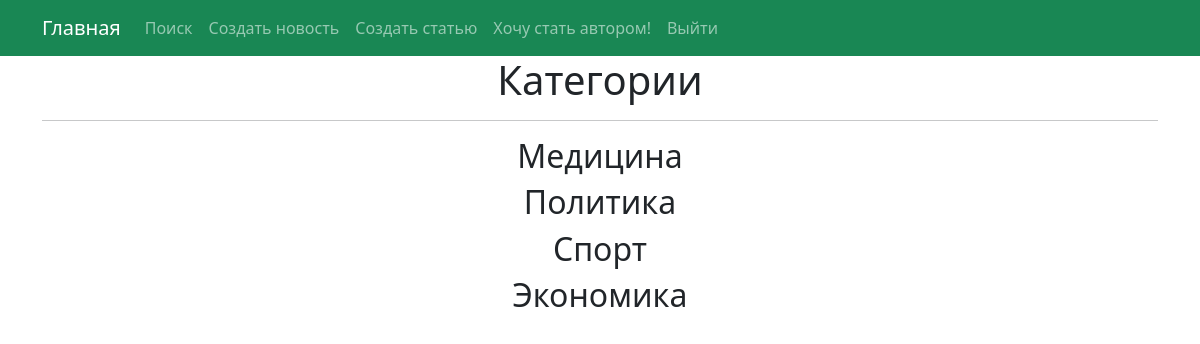
The app's page /posts/categories/ with its own data.
### NewsPortal/models.py (models this page shows, shortened)
class Category(models.Model):
    name = models.CharField(max_length = 255)
    subscribers = models.ManyToManyField(User)

### NewsPortal/views.py (the view)
# urls.py: path('categories/', CategoryList.as_view()),
class CategoryList(ListView):
    model = Category
    template_name = 'Categories.html'
    context_object_name = 'categories'
    ordering = 'name'

### Templates/Categories.html (shortened to what this page needs)
{% extends 'flatpages/default.html' %}
{% block content %}
<h1> Категории </h1>
<hr>
    {% for category in categories %}
        <h2 align="center">
            {{ category.name }}
        </h2>
    {% endfor %}
{% endblock content %}

### records on screen
Category: name "Медицина"
Category: name "Политика"
Category: name "Спорт"
Category: name "Экономика"
